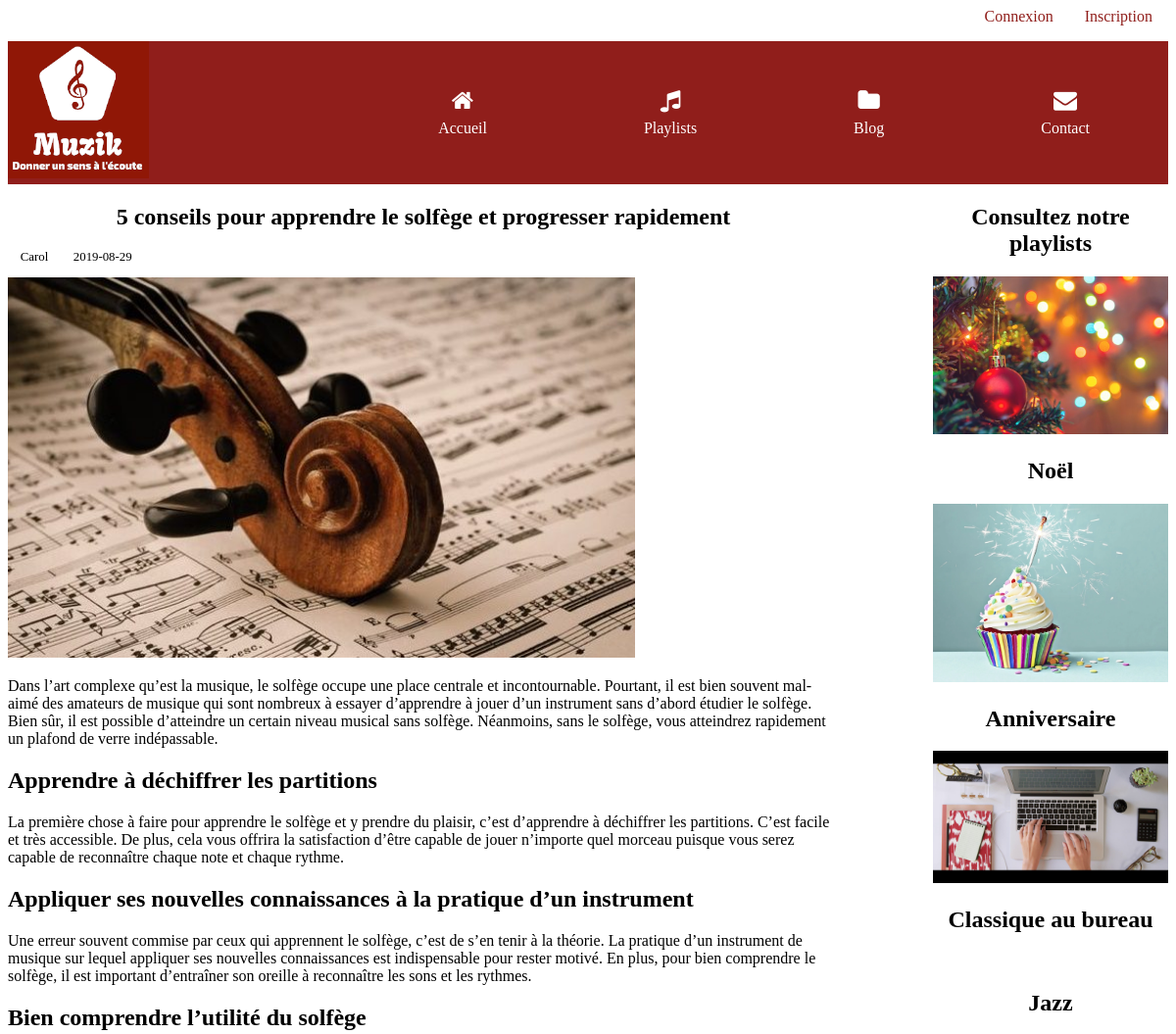
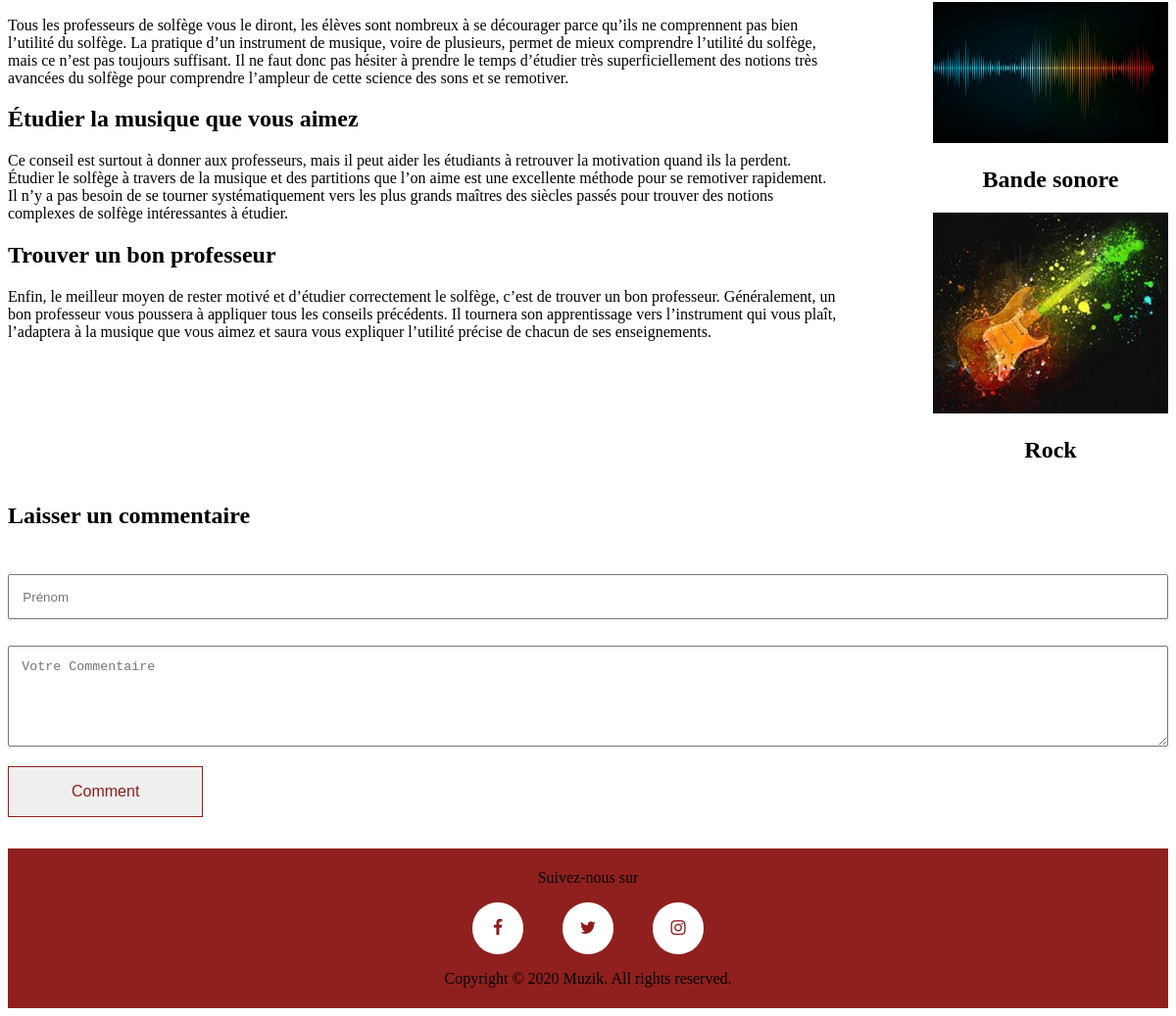
/blog-2, run on the app's committed database (2 pictures, top to bottom).
### tables this page shows
CREATE TABLE `Blog` (
  `Id` int(11) NOT NULL,
  `Titre` varchar(255) NOT NULL,
  `Auteur` varchar(255) NOT NULL,
  `Date_A` date NOT NULL,
  `Image` varchar(255) NOT NULL,
  `Description` text NOT NULL
);

CREATE TABLE `Blog_Page` (
  `Id` int(11) NOT NULL,
  `Blog_Id` int(11) NOT NULL,
  `Details` text NOT NULL
);

CREATE TABLE `Categories` (
  `Id` int(11) NOT NULL,
  `Titre` varchar(255) NOT NULL,
  `Image` varchar(255) NOT NULL
);

### blog_page.php (called while the page is built, shortened)
<?php
include('database/bdd_connection.php') ;
$query ='SELECT * FROM Blog WHERE Id='.$_GET['Id'];
$resultSet = $pdo->query($query);
$blogs = $resultSet->fetch();
$query ='SELECT * FROM Blog_Page WHERE Blog_Id='.$_GET['Id'];
$resultSet = $pdo->query($query);
$blogPages = $resultSet->fetch();
$query ='SELECT * FROM Categories ';
$resultSet = $pdo->query($query);
$cats = $resultSet->fetchAll();
include 'Templates/layout.phtml';
?>

### Templates/blog_page.phtml (the view, shortened to what this page needs)
<main class="container main">
	<section class="blog">
       <h1 class="main__h1"><?php echo $blogs['Titre']?></h1>
        <div class="main__auteur">
            <p class="main__auteur__p"><?php echo $blogs['Auteur']?></p>
            <p class="main__auteur__p"><?php echo $blogs['Date_A']?></p>
        </div>
        <img class="main__auteur__image" src="<?php echo $blogs['Image']?>" alt="">
        <?php echo $blogPages['Details']?>
    </section>
    <aside class="aside">
        <h1 class="main__h1">Consultez notre playlists</h1>
        <div class="aside__playlist">
            <?php foreach($cats as $cat):  if(!isset($_SESSION['user'])){?>
                <a class="playlist__a" href="./inscription">
                    <img class="asideplaylist__image" src="<?php echo $cat['Image']?>" alt="">
                    <h1 class="asideplaylist__h1"><?php echo $cat['Titre']?></h1>
                </a>
            <?php }  endforeach;?>
        </div>
    </aside>
</main>
    <div class="container">
        <h2>Laisser un commentaire</h2>
        <form method="POST" id="comment_form">
            <div class="form__name">
                <input  required type="text" name="comment_name" id="comment_name" class="input__name" placeholder="Prénom" />
            </div>
            <div class="form__comment">
                <textarea required  name="comment_content" id="comment_content" class="textarea__comment" placeholder="Votre Commentaire" rows="5"></textarea>
            </div>
            <div class="form-button">
                <input type="submit" name="submit" id="submit" class="input__btn" value="Comment" />
            </div>
        </form>
    </div>

### css/style.css (style rules this page uses)
* { box-sizing: border-box; }
.container { max-width: 1200px; margin: 0 auto; }
.playlist__a { text-decoration: none; color: black; }
.main__h1 { text-align: center; }
.main { display: flex; justify-content: space-between; }
.main__auteur { display:flex; }
.main__auteur__p { margin:0 1em 1em 1em; font-size: 0.8em; }
.main__auteur__image { width:40em; }
.blog { margin-right:6em; }
.asideplaylist__image { width:15em; }
.asideplaylist__h1 { text-align: center; }
.input__name { margin: 2em 0; padding:1em; width:100%; }
.textarea__comment { width:100%; padding:1em }
.input__btn { margin-top: 1em; padding: 1em 4em; font-size:1em; border: 0.1em solid #901E1B; color: #901E1B; text-decoration: none; cursor: pointer; }

### data on the page
blog: Titre "5 conseils pour apprendre le solfège et progresser rapidement", Auteur "Carol", Date_A "2019-08-29", Image (picture)
blog_page: Details "Dans l’art complexe qu’est la musique, le solfège occupe une place centrale et incontournable. Pourtant, il est bien souvent mal-aimé des amateurs de musique qui sont nombreux à essayer d’apprendre à jouer d’un instrument sans d’abord étudier le solfège. Bien sûr, il est possible d’atteindre un certain niveau musical sans solfège. Néanmoins, sans le solfège, vous atteindrez rapidement un plafond de verre indépassable. Apprendre à déchiffrer les partitions La première chose à faire pour apprendre le solfège et y prendre du plaisir, c’est d’apprendre à déchiffrer les partitions. C’est facile et très accessible. De plus, cela vous offrira la satisfaction d’être capable de jouer n’importe quel…"
categories: Image (picture), Titre "Noël"
categories: Image (picture), Titre "Anniversaire"
categories: Image (picture), Titre "Classique au bureau"
categories: Titre "Jazz"
categories: Image (picture), Titre "Bande sonore"
categories: Image (picture), Titre "Rock"
